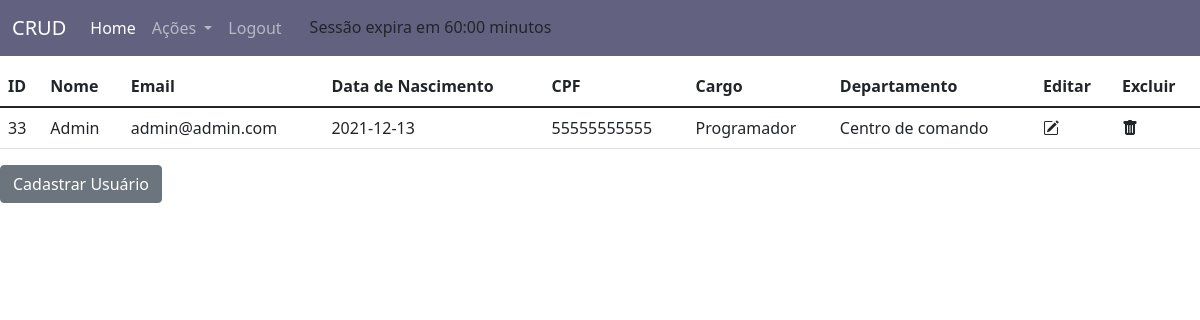
The page /pages/usuario.php (signed in) on the database its author committed.
### tables this page shows
CREATE TABLE IF NOT EXISTS `usuario` (
  `id` int NOT NULL AUTO_INCREMENT,
  `nome` varchar(45) NOT NULL,
  `senha` varchar(100) NOT NULL,
  `email` varchar(45) NOT NULL,
  `data_de_nascimento` date NOT NULL,
  `cpf` char(11) NOT NULL,
  `cargo_id` int NOT NULL,
  `departamento_id` int NOT NULL,
  PRIMARY KEY (`id`),
  UNIQUE KEY `cpf_UNIQUE` (`cpf`),
  UNIQUE KEY `email_UNIQUE` (`email`),
  KEY `fk_usuario_cargo_idx` (`cargo_id`),
  KEY `fk_usuario_departamento1_idx` (`departamento_id`),
  CONSTRAINT `fk_usuario_cargo` FOREIGN KEY (`cargo_id`) REFERENCES `cargo` (`id`),
  CONSTRAINT `fk_usuario_departamento1` FOREIGN KEY (`departamento_id`) REFERENCES `departamento` (`id`)
);

CREATE TABLE IF NOT EXISTS `cargo` (
  `id` int NOT NULL AUTO_INCREMENT,
  `nome` varchar(45) NOT NULL,
  `descricao` varchar(45) NOT NULL,
  PRIMARY KEY (`id`)
);

CREATE TABLE IF NOT EXISTS `departamento` (
  `id` int NOT NULL AUTO_INCREMENT,
  `nome` varchar(100) NOT NULL,
  `centro_de_custo_id` int NOT NULL,
  PRIMARY KEY (`id`),
  KEY `fk_departamento_centro_de_custo1_idx` (`centro_de_custo_id`),
  CONSTRAINT `fk_departamento_centro_de_custo1` FOREIGN KEY (`centro_de_custo_id`) REFERENCES `centro_de_custo` (`id`)
);

### App/Model/Conexao.php (called while the page is built, shortened)
<?php
class Conexao
{
    private static $instance;
    private static function env()
    {
        $dotenv = Dotenv\Dotenv::createImmutable(dirname(__DIR__, 2));
    }
    public static function getConnection()
    {
        $host = $_ENV['HOST'];
        $dbname = $_ENV['DATABASE'];
        $user = $_ENV['USER'];
        $password = $_ENV['PASSWORD'];
        $charset = $_ENV['CHARSET'];
        if(!isset(self::$instance))
        {
            $conn = "mysql:host=". $host .";dbname=".$dbname.";charset=".$charset;
            self::$instance = new \PDO($conn, $user, $password);
        }
        return self::$instance;
    }
}

### App/Model/UsuarioDAO.php (called while the page is built, shortened)
<?php
class UsuarioDAO
{
    public function read()
    {
        $sql = "SELECT
            u.id, u.nome, u.email, u.data_de_nascimento, u.cpf, c.nome as nome_cargo, d.nome as nome_departamento
                    FROM usuario u
                    INNER JOIN cargo c ON u.cargo_id = c.id
                    INNER JOIN departamento d ON u.departamento_id = d.id
                    ORDER BY u.id ASC";
        $stmt = Conexao::getConnection()->prepare($sql);
        $stmt->execute();
        if($stmt->rowCount() > 0){
            $return = $stmt->fetchAll(\PDO::FETCH_ASSOC);
            return $return;
        }else{
            return "Não existem registros";
        }
    }
}

### pages/usuario.php (the view, shortened to what this page needs)
<?php require_once dirname(__DIR__).'/components/header.php'; ?>
    <table class="table crud">
            <thead>
                <tr>
                    <th scope="col">ID</th>
                    <th scope="col">Nome</th>
                    <th scope="col">Email</th>
                    <th scope="col">Data de Nascimento</th>
                    <th scope="col">CPF</th>
                    <th scope="col">Cargo</th>
                    <th scope="col">Departamento</th>
                    <th scope="col">Editar</th>
                    <th scope="col">Excluir</th>
                </tr>
            </thead>
            <tbody>
                <?php
                    $usuarioDao = new UsuarioDAO();
                ?>
                <?php foreach ($usuarioDao->read() as $usuario): ?>
                <tr>
                    <td><?= $usuario['id'] ?></td>
                    <td><?= $usuario['nome'] ?></td>
                    <td><?= $usuario['email'] ?></td>
                    <td><?= $usuario['data_de_nascimento'] ?></td>
                    <td><?= $usuario['cpf'] ?></td>
                    <td><?= $usuario['nome_cargo'] ?></td>
                    <td><?= $usuario['nome_departamento'] ?></td>
                    <td><i class="bi bi-pencil-square" id_aux="<?= $usuario['id'] ?>"></i></td>
                    <td><i class="bi bi-trash-fill" id_aux="<?= $usuario['id'] ?>"></i></td>
                </tr>
                <?php endforeach; ?>
            </tbody>
        </table>
    <button type="button" class="btn btn-secondary" data-bs-toggle="modal" data-bs-target="#cadastrar">Cadastrar Usuário</button>
<?php require_once dirname(__DIR__).'/components/footer.php'; ?>

### assets/css/style.css (style rules this page uses)
.bi.bi-pencil-square { cursor: pointer; }
.bi.bi-trash-fill { cursor: pointer; }

### rows shown on the page
usuario: id "33", nome "Admin", email "admin@admin.com", data_de_nascimento "2021-12-13", cpf "55555555555", cargo.nome "Programador", departamento.nome "Centro de comando"
